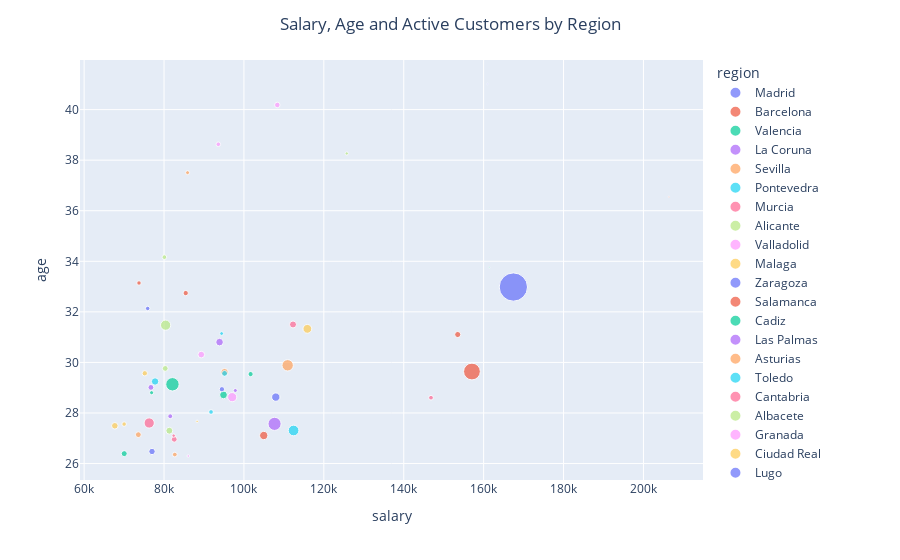

Notebook code cell kept with this figure:
### Code cell
x_y_size = {"salary": "mean", "age": "mean", "active_customer": "sum"}
four_feature_scatterer(df, "region", x_y_size, "Salary, Age and Active Customers by Region")

## Madrid: Most active customers, highest salaries, ages 33, salary average above 150k
## Barcelona follows closely
## Rest of active customers we can find majorly between 50 and 120k salary and 26-30 years old

### Figure 1 — Plotly figure (JSON) as saved in the notebook; plotly's stock layout.template omitted (floating-point values rounded to 4 significant figures)
{"data": [{"hovertemplate": "region=Madrid<br>salary=%{x}<br>age=%{y}<br>active_customer=%{marker.size}<extra></extra>", "legendgroup": "Madrid", "marker": {"color": "#636efa", "size": [578261], "sizemode": "area", "sizeref": 1446.0, "symbol": "circle"}, "mode": "markers", "name": "Madrid", "orientation": "v", "showlegend": true, "type": "scatter", "x": [167400.0], "xaxis": "x", "y": [32.98], "yaxis": "y"}, {"hovertemplate": "region=Barcelona<br>salary=%{x}<br>age=%{y}<br>active_customer=%{marker.size}<extra></extra>", "legendgroup": "Barcelona", "marker": {"color": "#EF553B", "size": [203545], "sizemode": "area", "sizeref": 1446.0, "symbol": "circle"}, "mode": "markers", "name": "Barcelona", "orientation": "v", "showlegend": true, "type": "scatter", "x": [157100.0], "xaxis": "x", "y": [29.64], "yaxis": "y"}, {"hovertemplate": "region=Valencia<br>salary=%{x}<br>age=%{y}<br>active_customer=%{marker.size}<extra></extra>", "legendgroup": "Valencia", "marker": {"color": "#00cc96", "size": [130117], "sizemode": "area", "sizeref": 1446.0, "symbol": "circle"}, "mode": "markers", "name": "Valencia", "orientation": "v", "showlegend": true, "type": "scatter", "x": [82100.0], "xaxis": "x", "y": [29.14], "yaxis": "y"}, {"hovertemplate": "region=La Coruna<br>salary=%{x}<br>age=%{y}<br>active_customer=%{marker.size}<extra></extra>", "legendgroup": "La Coruna", "marker": {"color": "#ab63fa", "size": [125008], "sizemode": "area", "sizeref": 1446.0, "symbol": "circle"}, "mode": "markers", "name": "La Coruna", "orientation": "v", "showlegend": true, "type": "scatter", "x": [107700.0], "xaxis": "x", "y": [27.57], "yaxis": "y"}, {"hovertemplate": "region=Sevilla<br>salary=%{x}<br>age=%{y}<br>active_customer=%{marker.size}<extra></extra>", "legendgroup": "Sevilla", "marker": {"color": "#FFA15A", "size": [93600], "sizemode": "area", "sizeref": 1446.0, "symbol": "circle"}, "mode": "markers", "name": "Sevilla", "orientation": "v", "showlegend": true, "type": "scatter", "x": [110900.0], "xaxis": "x", "y": [29.89], "yaxis": "y"}, {"hovertemplate": "region=Pontevedra<br>salary=%{x}<br>age=%{y}<br>active_customer=%{marker.size}<extra></extra>", "legendgroup": "Pontevedra", "marker": {"color": "#19d3f3", "size": [82827], "sizemode": "area", "sizeref": 1446.0, "symbol": "circle"}, "mode": "markers", "name": "Pontevedra", "orientation": "v", "showlegend": true, "type": "scatter", "x": [112400.0], "xaxis": "x", "y": [27.31], "yaxis": "y"}, {"hovertemplate": "region=Murcia<br>salary=%{x}<br>age=%{y}<br>active_customer=%{marker.size}<extra></extra>", "legendgroup": "Murcia", "marker": {"color": "#FF6692", "size": [76060], "sizemode": "area", "sizeref": 1446.0, "symbol": "circle"}, "mode": "markers", "name": "Murcia", "orientation": "v", "showlegend": true, "type": "scatter", "x": [76290.0], "xaxis": "x", "y": [27.6], "yaxis": "y"}, {"hovertemplate": "region=Alicante<br>salary=%{x}<br>age=%{y}<br>active_customer=%{marker.size}<extra></extra>", "legendgroup": "Alicante", "marker": {"color": "#B6E880", "size": [75374], "sizemode": "area", "sizeref": 1446.0, "symbol": "circle"}, "mode": "markers", "name": "Alicante", "orientation": "v", "showlegend": true, "type": "scatter", "x": [80400.0], "xaxis": "x", "y": [31.47], "yaxis": "y"}, {"hovertemplate": "region=Valladolid<br>salary=%{x}<br>age=%{y}<br>active_customer=%{marker.size}<extra></extra>", "legendgroup": "Valladolid", "marker": {"color": "#FF97FF", "size": [61409], "sizemode": "area", "sizeref": 1446.0, "symbol": "circle"}, "mode": "markers", "name": "Valladolid", "orientation": "v", "showlegend": true, "type": "scatter", "x": [97060.0], "xaxis": "x", "y": [28.63], "yaxis": "y"}, {"hovertemplate": "region=Malaga<br>salary=%{x}<br>age=%{y}<br>active_customer=%{marker.size}<extra></extra>", "legendgroup": "Malaga", "marker": {"color": "#FECB52", "size": [56227], "sizemode": "area", "sizeref": 1446.0, "symbol": "circle"}, "mode": "markers", "name": "Malaga", "orientation": "v", "showlegend": true, "type": "scatter", "x": [115900.0], "xaxis": "x", "y": [31.33], "yaxis": "y"}, {"hovertemplate": "region=Zaragoza<br>salary=%{x}<br>age=%{y}<br>active_customer=%{marker.size}<extra></extra>", "legendgroup": "Zaragoza", "marker": {"color": "#636efa", "size": [50599], "sizemode": "area", "sizeref": 1446.0, "symbol": "circle"}, "mode": "markers", "name": "Zaragoza", "orientation": "v", "showlegend": true, "type": "scatter", "x": [108000.0], "xaxis": "x", "y": [28.63], "yaxis": "y"}, {"hovertemplate": "region=Salamanca<br>salary=%{x}<br>age=%{y}<br>active_customer=%{marker.size}<extra></extra>", "legendgroup": "Salamanca", "marker": {"color": "#EF553B", "size": [49684], "sizemode": "area", "sizeref": 1446.0, "symbol": "circle"}, "mode": "markers", "name": "Salamanca", "orientation": "v", "showlegend": true, "type": "scatter", "x": [105000.0], "xaxis": "x", "y": [27.11], "yaxis": "y"}, {"hovertemplate": "region=Cadiz<br>salary=%{x}<br>age=%{y}<br>active_customer=%{marker.size}<extra></extra>", "legendgroup": "Cadiz", "marker": {"color": "#00cc96", "size": [43431], "sizemode": "area", "sizeref": 1446.0, "symbol": "circle"}, "mode": "markers", "name": "Cadiz", "orientation": "v", "showlegend": true, "type": "scatter", "x": [94880.0], "xaxis": "x", "y": [28.72], "yaxis": "y"}, {"hovertemplate": "region=Las Palmas<br>salary=%{x}<br>age=%{y}<br>active_customer=%{marker.size}<extra></extra>", "legendgroup": "Las Palmas", "marker": {"color": "#ab63fa", "size": [41795], "sizemode": "area", "sizeref": 1446.0, "symbol": "circle"}, "mode": "markers", "name": "Las Palmas", "orientation": "v", "showlegend": true, "type": "scatter", "x": [93900.0], "xaxis": "x", "y": [30.8], "yaxis": "y"}, {"hovertemplate": "region=Asturias<br>salary=%{x}<br>age=%{y}<br>active_customer=%{marker.size}<extra></extra>", "legendgroup": "Asturias", "marker": {"color": "#FFA15A", "size": [41117], "sizemode": "area", "sizeref": 1446.0, "symbol": "circle"}, "mode": "markers", "name": "Asturias", "orientation": "v", "showlegend": true, "type": "scatter", "x": [95150.0], "xaxis": "x", "y": [29.61], "yaxis": "y"}, {"hovertemplate": "region=Toledo<br>salary=%{x}<br>age=%{y}<br>active_customer=%{marker.size}<extra></extra>", "legendgroup": "Toledo", "marker": {"color": "#19d3f3", "size": [39521], "sizemode": "area", "sizeref": 1446.0, "symbol": "circle"}, "mode": "markers", "name": "Toledo", "orientation": "v", "showlegend": true, "type": "scatter", "x": [77750.0], "xaxis": "x", "y": [29.25], "yaxis": "y"}, {"hovertemplate": "region=Cantabria<br>salary=%{x}<br>age=%{y}<br>active_customer=%{marker.size}<extra></extra>", "legendgroup": "Cantabria", "marker": {"color": "#FF6692", "size": [35260], "sizemode": "area", "sizeref": 1446.0, "symbol": "circle"}, "mode": "markers", "name": "Cantabria", "orientation": "v", "showlegend": true, "type": "scatter", "x": [112300.0], "xaxis": "x", "y": [31.5], "yaxis": "y"}, {"hovertemplate": "region=Albacete<br>salary=%{x}<br>age=%{y}<br>active_customer=%{marker.size}<extra></extra>", "legendgroup": "Albacete", "marker": {"color": "#B6E880", "size": [34128], "sizemode": "area", "sizeref": 1446.0, "symbol": "circle"}, "mode": "markers", "name": "Albacete", "orientation": "v", "showlegend": true, "type": "scatter", "x": [81320.0], "xaxis": "x", "y": [27.3], "yaxis": "y"}, {"hovertemplate": "region=Granada<br>salary=%{x}<br>age=%{y}<br>active_customer=%{marker.size}<extra></extra>", "legendgroup": "Granada", "marker": {"color": "#FF97FF", "size": [32364], "sizemode": "area", "sizeref": 1446.0, "symbol": "circle"}, "mode": "markers", "name": "Granada", "orientation": "v", "showlegend": true, "type": "scatter", "x": [89320.0], "xaxis": "x", "y": [30.31], "yaxis": "y"}, {"hovertemplate": "region=Ciudad Real<br>salary=%{x}<br>age=%{y}<br>active_customer=%{marker.size}<extra></extra>", "legendgroup": "Ciudad Real", "marker": {"color": "#FECB52", "size": [31521], "sizemode": "area", "sizeref": 1446.0, "symbol": "circle"}, "mode": "markers", "name": "Ciudad Real", "orientation": "v", "showlegend": true, "type": "scatter", "x": [67690.0], "xaxis": "x", "y": [27.49], "yaxis": "y"}, {"hovertemplate": "region=Lugo<br>salary=%{x}<br>age=%{y}<br>active_customer=%{marker.size}<extra></extra>", "legendgroup": "Lugo", "marker": {"color": "#636efa", "size": [29690], "sizemode": "area", "sizeref": 1446.0, "symbol": "circle"}, "mode": "markers", "name": "Lugo", "orientation": "v", "showlegend": true, "type": "scatter", "x": [76990.0], "xaxis": "x", "y": [26.48], "yaxis": "y"}, {"hovertemplate": "region=Baleares<br>salary=%{x}<br>age=%{y}<br>active_customer=%{marker.size}<extra></extra>", "legendgroup": "Baleares", "marker": {"color": "#EF553B", "size": [27016], "sizemode": "area", "sizeref": 1446.0, "symbol": "circle"}, "mode": "markers", "name": "Baleares", "orientation": "v", "showlegend": true, "type": "scatter", "x": [153500.0], "xaxis": "x", "y": [31.1], "yaxis": "y"}, {"hovertemplate": "region=Badajoz<br>salary=%{x}<br>age=%{y}<br>active_customer=%{marker.size}<extra></extra>", "legendgroup": "Badajoz", "marker": {"color": "#00cc96", "size": [26080], "sizemode": "area", "sizeref": 1446.0, "symbol": "circle"}, "mode": "markers", "name": "Badajoz", "orientation": "v", "showlegend": true, "type": "scatter", "x": [70040.0], "xaxis": "x", "y": [26.39], "yaxis": "y"}, {"hovertemplate": "region=Castellon<br>salary=%{x}<br>age=%{y}<br>active_customer=%{marker.size}<extra></extra>", "legendgroup": "Castellon", "marker": {"color": "#ab63fa", "size": [24693], "sizemode": "area", "sizeref": 1446.0, "symbol": "circle"}, "mode": "markers", "name": "Castellon", "orientation": "v", "showlegend": true, "type": "scatter", "x": [76710.0], "xaxis": "x", "y": [29.01], "yaxis": "y"}, {"hovertemplate": "region=Caceres<br>salary=%{x}<br>age=%{y}<br>active_customer=%{marker.size}<extra></extra>", "legendgroup": "Caceres", "marker": {"color": "#FFA15A", "size": [24638], "sizemode": "area", "sizeref": 1446.0, "symbol": "circle"}, "mode": "markers", "name": "Caceres", "orientation": "v", "showlegend": true, "type": "scatter", "x": [73570.0], "xaxis": "x", "y": [27.14], "yaxis": "y"}, {"hovertemplate": "region=Burgos<br>salary=%{x}<br>age=%{y}<br>active_customer=%{marker.size}<extra></extra>", "legendgroup": "Burgos", "marker": {"color": "#19d3f3", "size": [24608], "sizemode": "area", "sizeref": 1446.0, "symbol": "circle"}, "mode": "markers", "name": "Burgos", "orientation": "v", "showlegend": true, "type": "scatter", "x": [95150.0], "xaxis": "x", "y": [29.56], "yaxis": "y"}, {"hovertemplate": "region=Orense<br>salary=%{x}<br>age=%{y}<br>active_customer=%{marker.size}<extra></extra>", "legendgroup": "Orense", "marker": {"color": "#FF6692", "size": [24551], "sizemode": "area", "sizeref": 1446.0, "symbol": "circle"}, "mode": "markers", "name": "Orense", "orientation": "v", "showlegend": true, "type": "scatter", "x": [82550.0], "xaxis": "x", "y": [26.96], "yaxis": "y"}, {"hovertemplate": "region=Cordoba<br>salary=%{x}<br>age=%{y}<br>active_customer=%{marker.size}<extra></extra>", "legendgroup": "Cordoba", "marker": {"color": "#B6E880", "size": [24181], "sizemode": "area", "sizeref": 1446.0, "symbol": "circle"}, "mode": "markers", "name": "Cordoba", "orientation": "v", "showlegend": true, "type": "scatter", "x": [80300.0], "xaxis": "x", "y": [29.76], "yaxis": "y"}, {"hovertemplate": "region=Vizcaya<br>salary=%{x}<br>age=%{y}<br>active_customer=%{marker.size}<extra></extra>", "legendgroup": "Vizcaya", "marker": {"color": "#FF97FF", "size": [22148], "sizemode": "area", "sizeref": 1446.0, "symbol": "circle"}, "mode": "markers", "name": "Vizcaya", "orientation": "v", "showlegend": true, "type": "scatter", "x": [108400.0], "xaxis": "x", "y": [40.18], "yaxis": "y"}, {"hovertemplate": "region=Huelva<br>salary=%{x}<br>age=%{y}<br>active_customer=%{marker.size}<extra></extra>", "legendgroup": "Huelva", "marker": {"color": "#FECB52", "size": [20767], "sizemode": "area", "sizeref": 1446.0, "symbol": "circle"}, "mode": "markers", "name": "Huelva", "orientation": "v", "showlegend": true, "type": "scatter", "x": [75180.0], "xaxis": "x", "y": [29.57], "yaxis": "y"}, {"hovertemplate": "region=La Rioja<br>salary=%{x}<br>age=%{y}<br>active_customer=%{marker.size}<extra></extra>", "legendgroup": "La Rioja", "marker": {"color": "#636efa", "size": [20434], "sizemode": "area", "sizeref": 1446.0, "symbol": "circle"}, "mode": "markers", "name": "La Rioja", "orientation": "v", "showlegend": true, "type": "scatter", "x": [94480.0], "xaxis": "x", "y": [28.94], "yaxis": "y"}, {"hovertemplate": "region=Leon<br>salary=%{x}<br>age=%{y}<br>active_customer=%{marker.size}<extra></extra>", "legendgroup": "Leon", "marker": {"color": "#EF553B", "size": [20238], "sizemode": "area", "sizeref": 1446.0, "symbol": "circle"}, "mode": "markers", "name": "Leon", "orientation": "v", "showlegend": true, "type": "scatter", "x": [85430.0], "xaxis": "x", "y": [32.74], "yaxis": "y"}, {"hovertemplate": "region=Tarragona<br>salary=%{x}<br>age=%{y}<br>active_customer=%{marker.size}<extra></extra>", "legendgroup": "Tarragona", "marker": {"color": "#00cc96", "size": [19355], "sizemode": "area", "sizeref": 1446.0, "symbol": "circle"}, "mode": "markers", "name": "Tarragona", "orientation": "v", "showlegend": true, "type": "scatter", "x": [101700.0], "xaxis": "x", "y": [29.54], "yaxis": "y"}, {"hovertemplate": "region=Zamora<br>salary=%{x}<br>age=%{y}<br>active_customer=%{marker.size}<extra></extra>", "legendgroup": "Zamora", "marker": {"color": "#ab63fa", "size": [17365], "sizemode": "area", "sizeref": 1446.0, "symbol": "circle"}, "mode": "markers", "name": "Zamora", "orientation": "v", "showlegend": true, "type": "scatter", "x": [81550.0], "xaxis": "x", "y": [27.87], "yaxis": "y"}, {"hovertemplate": "region=Lerida<br>salary=%{x}<br>age=%{y}<br>active_customer=%{marker.size}<extra></extra>", "legendgroup": "Lerida", "marker": {"color": "#FFA15A", "size": [16305], "sizemode": "area", "sizeref": 1446.0, "symbol": "circle"}, "mode": "markers", "name": "Lerida", "orientation": "v", "showlegend": true, "type": "scatter", "x": [82700.0], "xaxis": "x", "y": [26.36], "yaxis": "y"}, {"hovertemplate": "region=Palencia<br>salary=%{x}<br>age=%{y}<br>active_customer=%{marker.size}<extra></extra>", "legendgroup": "Palencia", "marker": {"color": "#19d3f3", "size": [15985], "sizemode": "area", "sizeref": 1446.0, "symbol": "circle"}, "mode": "markers", "name": "Palencia", "orientation": "v", "showlegend": true, "type": "scatter", "x": [91760.0], "xaxis": "x", "y": [28.04], "yaxis": "y"}, {"hovertemplate": "region=Gerona<br>salary=%{x}<br>age=%{y}<br>active_customer=%{marker.size}<extra></extra>", "legendgroup": "Gerona", "marker": {"color": "#FF6692", "size": [15970], "sizemode": "area", "sizeref": 1446.0, "symbol": "circle"}, "mode": "markers", "name": "Gerona", "orientation": "v", "showlegend": true, "type": "scatter", "x": [146800.0], "xaxis": "x", "y": [28.6], "yaxis": "y"}, {"hovertemplate": "region=Almeria<br>salary=%{x}<br>age=%{y}<br>active_customer=%{marker.size}<extra></extra>", "legendgroup": "Almeria", "marker": {"color": "#B6E880", "size": [15687], "sizemode": "area", "sizeref": 1446.0, "symbol": "circle"}, "mode": "markers", "name": "Almeria", "orientation": "v", "showlegend": true, "type": "scatter", "x": [80090.0], "xaxis": "x", "y": [34.16], "yaxis": "y"}, {"hovertemplate": "region=Santa Cruz de Tenerife<br>salary=%{x}<br>age=%{y}<br>active_customer=%{marker.size}<extra></extra>", "legendgroup": "Santa Cruz de Tenerife", "marker": {"color": "#FF97FF", "size": [15261], "sizemode": "area", "sizeref": 1446.0, "symbol": "circle"}, "mode": "markers", "name": "Santa Cruz de Tenerife", "orientation": "v", "showlegend": true, "type": "scatter", "x": [93580.0], "xaxis": "x", "y": [38.63], "yaxis": "y"}, {"hovertemplate": "region=Cuenca<br>salary=%{x}<br>age=%{y}<br>active_customer=%{marker.size}<extra></extra>", "legendgroup": "Cuenca", "marker": {"color": "#FECB52", "size": [14644], "sizemode": "area", "sizeref": 1446.0, "symbol": "circle"}, "mode": "markers", "name": "Cuenca", "orientation": "v", "showlegend": true, "type": "scatter", "x": [70010.0], "xaxis": "x", "y": [27.56], "yaxis": "y"}, {"hovertemplate": "region=Navarra<br>salary=%{x}<br>age=%{y}<br>active_customer=%{marker.size}<extra></extra>", "legendgroup": "Navarra", "marker": {"color": "#636efa", "size": [14464], "sizemode": "area", "sizeref": 1446.0, "symbol": "circle"}, "mode": "markers", "name": "Navarra", "orientation": "v", "showlegend": true, "type": "scatter", "x": [75910.0], "xaxis": "x", "y": [32.13], "yaxis": "y"}, {"hovertemplate": "region=Jaen<br>salary=%{x}<br>age=%{y}<br>active_customer=%{marker.size}<extra></extra>", "legendgroup": "Jaen", "marker": {"color": "#EF553B", "size": [14416], "sizemode": "area", "sizeref": 1446.0, "symbol": "circle"}, "mode": "markers", "name": "Jaen", "orientation": "v", "showlegend": true, "type": "scatter", "x": [73730.0], "xaxis": "x", "y": [33.14], "yaxis": "y"}, {"hovertemplate": "region=Avila<br>salary=%{x}<br>age=%{y}<br>active_customer=%{marker.size}<extra></extra>", "legendgroup": "Avila", "marker": {"color": "#00cc96", "size": [12134], "sizemode": "area", "sizeref": 1446.0, "symbol": "circle"}, "mode": "markers", "name": "Avila", "orientation": "v", "showlegend": true, "type": "scatter", "x": [76890.0], "xaxis": "x", "y": [28.8], "yaxis": "y"}, {"hovertemplate": "region=Segovia<br>salary=%{x}<br>age=%{y}<br>active_customer=%{marker.size}<extra></extra>", "legendgroup": "Segovia", "marker": {"color": "#ab63fa", "size": [11667], "sizemode": "area", "sizeref": 1446.0, "symbol": "circle"}, "mode": "markers", "name": "Segovia", "orientation": "v", "showlegend": true, "type": "scatter", "x": [97840.0], "xaxis": "x", "y": [28.89], "yaxis": "y"}, {"hovertemplate": "region=Guipuzcoa<br>salary=%{x}<br>age=%{y}<br>active_customer=%{marker.size}<extra></extra>", "legendgroup": "Guipuzcoa", "marker": {"color": "#FFA15A", "size": [11333], "sizemode": "area", "sizeref": 1446.0, "symbol": "circle"}, "mode": "markers", "name": "Guipuzcoa", "orientation": "v", "showlegend": true, "type": "scatter", "x": [85890.0], "xaxis": "x", "y": [37.51], "yaxis": "y"}, {"hovertemplate": "region=Guadalajara<br>salary=%{x}<br>age=%{y}<br>active_customer=%{marker.size}<extra></extra>", "legendgroup": "Guadalajara", "marker": {"color": "#19d3f3", "size": [10470], "sizemode": "area", "sizeref": 1446.0, "symbol": "circle"}, "mode": "markers", "name": "Guadalajara", "orientation": "v", "showlegend": true, "type": "scatter", "x": [94410.0], "xaxis": "x", "y": [31.14], "yaxis": "y"}, {"hovertemplate": "region=Huesca<br>salary=%{x}<br>age=%{y}<br>active_customer=%{marker.size}<extra></extra>", "legendgroup": "Huesca", "marker": {"color": "#FF6692", "size": [8951], "sizemode": "area", "sizeref": 1446.0, "symbol": "circle"}, "mode": "markers", "name": "Huesca", "orientation": "v", "showlegend": true, "type": "scatter", "x": [82410.0], "xaxis": "x", "y": [27.1], "yaxis": "y"}, {"hovertemplate": "region=Alava<br>salary=%{x}<br>age=%{y}<br>active_customer=%{marker.size}<extra></extra>", "legendgroup": "Alava", "marker": {"color": "#B6E880", "size": [7812], "sizemode": "area", "sizeref": 1446.0, "symbol": "circle"}, "mode": "markers", "name": "Alava", "orientation": "v", "showlegend": true, "type": "scatter", "x": [125700.0], "xaxis": "x", "y": [38.26], "yaxis": "y"}, {"hovertemplate": "region=Teruel<br>salary=%{x}<br>age=%{y}<br>active_customer=%{marker.size}<extra></extra>", "legendgroup": "Teruel", "marker": {"color": "#FF97FF", "size": [4669], "sizemode": "area", "sizeref": 1446.0, "symbol": "circle"}, "mode": "markers", "name": "Teruel", "orientation": "v", "showlegend": true, "type": "scatter", "x": [86070.0], "xaxis": "x", "y": [26.3], "yaxis": "y"}, {"hovertemplate": "region=Soria<br>salary=%{x}<br>age=%{y}<br>active_customer=%{marker.size}<extra></extra>", "legendgroup": "Soria", "marker": {"color": "#FECB52", "size": [4122], "sizemode": "area", "sizeref": 1446.0, "symbol": "circle"}, "mode": "markers", "name": "Soria", "orientation": "v", "showlegend": true, "type": "scatter", "x": [88280.0], "xaxis": "x", "y": [27.67], "yaxis": "y"}, {"hovertemplate": "region=Not_available<br>salary=%{x}<br>age=%{y}<br>active_customer=%{marker.size}<extra></extra>", "legendgroup": "Not_available", "marker": {"color": "#636efa", "size": [1506], "sizemode": "area", "sizeref": 1446.0, "symbol": "circle"}, "mode": "markers", "name": "Not_available", "orientation": "v", "showlegend": true, "type": "scatter", "x": [161000.0], "xaxis": "x", "y": [41.01], "yaxis": "y"}, {"hovertemplate": "region=Ceuta<br>salary=%{x}<br>age=%{y}<br>active_customer=%{marker.size}<extra></extra>", "legendgroup": "Ceuta", "marker": {"color": "#EF553B", "size": [1331], "sizemode": "area", "sizeref": 1446.0, "symbol": "circle"}, "mode": "markers", "name": "Ceuta", "orientation": "v", "showlegend": true, "type": "scatter", "x": [206400.0], "xaxis": "x", "y": [36.55], "yaxis": "y"}, {"hovertemplate": "region=Melilla<br>salary=%{x}<br>age=%{y}<br>active_customer=%{marker.size}<extra></extra>", "legendgroup": "Melilla", "marker": {"color": "#00cc96", "size": [1012], "sizemode": "area", "sizeref": 1446.0, "symbol": "circle"}, "mode": "markers", "name": "Melilla", "orientation": "v", "showlegend": true, "type": "scatter", "x": [161400.0], "xaxis": "x", "y": [33.76], "yaxis": "y"}], "layout": {"barmode": "overlay", "legend": {"itemsizing": "constant", "title": {"text": "region"}, "tracegroupgap": 0}, "margin": {"t": 60}, "title": {"text": "Salary, Age and Active Customers by Region", "x": 0.5, "xanchor": "center"}, "xaxis": {"anchor": "y", "domain": [0, 1], "title": {"text": "salary"}}, "yaxis": {"anchor": "x", "domain": [0, 1], "title": {"text": "age"}}}}
